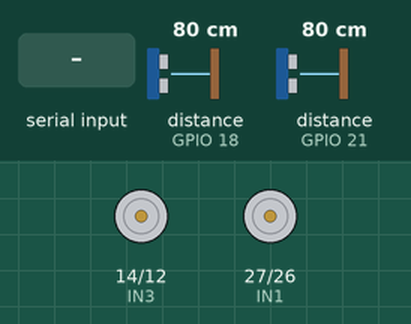
Simulated run of this sketch. Board: ESP32. Parts: motor-driver pin pairs drawn as motors (green arrow = first pin HIGH = forward, orange = second pin HIGH = backward, longer = more drive). Wiring (inferred from the names in the program): 2 × ultrasonic range finder: trigger GPIO 5, echo GPIO 18 / trigger GPIO 19, echo GPIO 21. The inputs (shaded band) are chosen by the test bench; at power-on: distance to the obstacle (sensors on GPIO 18, GPIO 21) 80 cm. The echo pulse lasts 58.3 µs per cm.

Above: at 1.2 s.
1.3 s: "F\n" received over Serial
At 2.3 s:
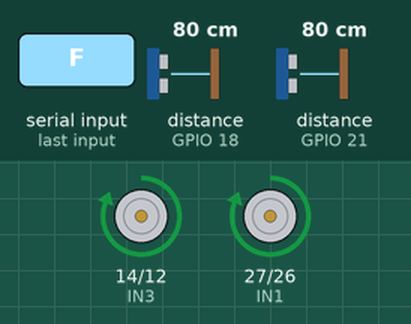
2.8 s: "B\n" received over Serial
At 4.0 s:
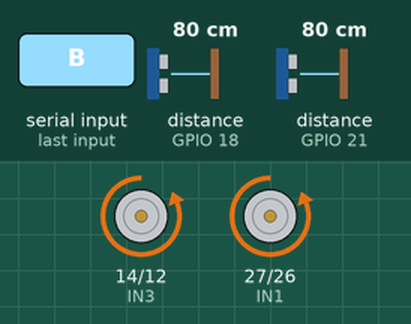
4.3 s: "L\n" received over Serial
At 4.9 s:
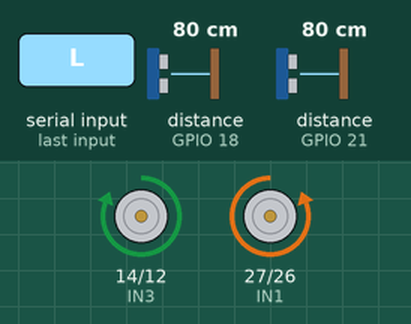
5.8 s: "R\n" received over Serial
At 6.9 s:
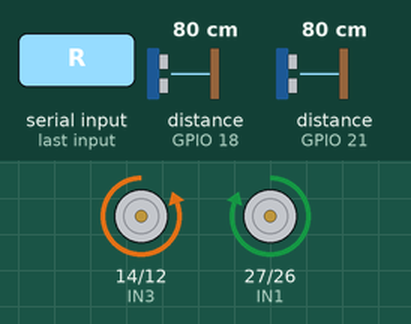
7.3 s: "S\n" received over Serial
At 7.7 s:
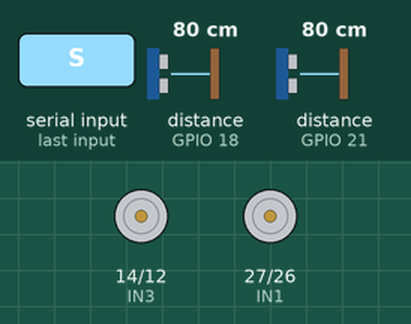
Timing chart, 0 to 9.8 s (numbered marks = the images above; inputs shaded):
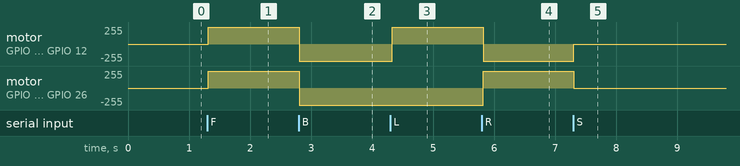

The sketch:

base_controller.ino
```cpp
/*
========================================
ESP32 Robot Base Controller
========================================
Controls:
- L298N motors
- 2 ultrasonic sensors
- UART communication with Pi
========================================
*/

// ================================
// MOTOR PINS
// ================================
#define IN1 27
#define IN2 26
#define IN3 14
#define IN4 12

// ================================
// FRONT ULTRASONIC
// ================================
#define TRIG_FRONT 5
#define ECHO_FRONT 18

// ================================
// REAR ULTRASONIC
// ================================
#define TRIG_REAR 19
#define ECHO_REAR 21

// ================================
// SAFETY DISTANCES
// ================================
const int FRONT_SAFE = 10;
const int REAR_SAFE  = 10;

// ================================
// GLOBALS
// ================================
String command = "";

char currentCommand = 'S';

unsigned long lastCommandTime = 0;

long frontDistance = 999;
long rearDistance  = 999;

// ================================
// SETUP
// ================================
void setup() {

  Serial.begin(115200);

  // Motor pins
  pinMode(IN1, OUTPUT);
  pinMode(IN2, OUTPUT);
  pinMode(IN3, OUTPUT);
  pinMode(IN4, OUTPUT);

  // Ultrasonic pins
  pinMode(TRIG_FRONT, OUTPUT);
  pinMode(ECHO_FRONT, INPUT);

  pinMode(TRIG_REAR, OUTPUT);
  pinMode(ECHO_REAR, INPUT);

  stopMotors();
}

// ================================
// MAIN LOOP
// ================================
void loop() {

  // ==============================
  // READ DISTANCES
  // ==============================

  frontDistance = getDistance(
      TRIG_FRONT,
      ECHO_FRONT
  );

  rearDistance = getDistance(
      TRIG_REAR,
      ECHO_REAR
  );

  // ==============================
  // READ UART
  // ==============================

  while(Serial.available()) {

    char c = Serial.read();

    if(c == '\n') {

      command.trim();

      processCommand(command);

      command = "";
    }
    else {

      command += c;
    }
  }

  // ==============================
  // WATCHDOG
  // ==============================

  /*if(millis() - lastCommandTime > 1000) {

    stopMotors();

    currentCommand = 'S';
  }*/

  // ==============================
  // EXECUTE MOTION
  // ==============================

  executeCommand();

  delay(20);
}

// ================================
// PROCESS COMMAND
// ================================
void processCommand(String cmd) {

  // ==============================
  // NODE DISCOVERY
  // ==============================

  if(cmd == "WHO_ARE_YOU") {

    Serial.println("BASE_NODE");
  }

  // ==============================
  // HEARTBEAT
  // ==============================

  else if(cmd == "PING") {

    Serial.println("PONG");
  }

  // ==============================
  // MOVEMENT
  // ==============================

  else if(cmd == "F") {

    currentCommand = 'F';

    lastCommandTime = millis();
  }

  else if(cmd == "B") {

    currentCommand = 'B';

    lastCommandTime = millis();
  }

  else if(cmd == "L") {

    currentCommand = 'L';

    lastCommandTime = millis();
  }

  else if(cmd == "R") {

    currentCommand = 'R';

    lastCommandTime = millis();
  }

  else if(cmd == "S") {

    currentCommand = 'S';

    stopMotors();

    lastCommandTime = millis();
  }
}

// ================================
// EXECUTE COMMAND
// ================================
void executeCommand() {

  switch(currentCommand) {

    case 'F':

      if(
          frontDistance != -1 &&
          frontDistance > FRONT_SAFE
      ) {

        moveForward();
      }
      else {

        stopMotors();

        static bool frontBlocked = false;

        if(!frontBlocked) {

            Serial.println("BLOCKED_FRONT");

            frontBlocked = true;
        }
      }

      break;

    case 'B':

      if(
        rearDistance !=-1 &&
        rearDistance > REAR_SAFE
      ) {
        moveBackward();
      }
      else {

        stopMotors();

        static bool rearBlocked = false;

        if(!rearBlocked) {

            Serial.println("BLOCKED_REAR");

            rearBlocked = true;
        }
      }

      break;

    case 'L':

      moveLeft();
      break;

    case 'R':

      moveRight();
      break;

    default:

      stopMotors();
      break;
  }
}

// ================================
// ULTRASONIC FUNCTION
// ================================
long getDistance(int trigPin, int echoPin) {

  digitalWrite(trigPin, LOW);
  delayMicroseconds(2);

  digitalWrite(trigPin, HIGH);
  delayMicroseconds(10);

  digitalWrite(trigPin, LOW);

  long duration = pulseIn(
      echoPin,
      HIGH,
      30000
  );

  // Timeout protection
  if(duration == 0) {
    return -1;
  }

  long distance = duration * 0.034 / 2;

  return distance;
}

// ================================
// MOTOR FUNCTIONS
// ================================
void stopMotors() {

  digitalWrite(IN1, LOW);
  digitalWrite(IN2, LOW);

  digitalWrite(IN3, LOW);
  digitalWrite(IN4, LOW);
}

void moveForward() {

  digitalWrite(IN1, HIGH);
  digitalWrite(IN2, LOW);

  digitalWrite(IN3, HIGH);
  digitalWrite(IN4, LOW);
}

void moveBackward() {

  digitalWrite(IN1, LOW);
  digitalWrite(IN2, HIGH);

  digitalWrite(IN3, LOW);
  digitalWrite(IN4, HIGH);
}

void moveLeft() {

  digitalWrite(IN1, LOW);
  digitalWrite(IN2, HIGH);

  digitalWrite(IN3, HIGH);
  digitalWrite(IN4, LOW);
}

void moveRight() {

  digitalWrite(IN1, HIGH);
  digitalWrite(IN2, LOW);

  digitalWrite(IN3, LOW);
  digitalWrite(IN4, HIGH);
}
```

Measured:
- after the input at 1.3 s, motor on GPIO 14 (IN3) / GPIO 12 (IN4), motor on GPIO 27 (IN1) / GPIO 26 (IN2): stopped → forward 255/255 at once
- after the input at 2.8 s, motor on GPIO 14 (IN3) / GPIO 12 (IN4), motor on GPIO 27 (IN1) / GPIO 26 (IN2): forward 255/255 → backward 255/255 at once
- after the input at 4.3 s, motor on GPIO 14 (IN3) / GPIO 12 (IN4): backward 255/255 → forward 255/255 at once
- after the input at 5.8 s, motor on GPIO 14 (IN3) / GPIO 12 (IN4): forward 255/255 → backward 255/255 at once; motor on GPIO 27 (IN1) / GPIO 26 (IN2): backward 255/255 → forward 255/255 at once
- after the input at 7.3 s, motor on GPIO 14 (IN3) / GPIO 12 (IN4): backward 255/255 → stopped at once; motor on GPIO 27 (IN1) / GPIO 26 (IN2): forward 255/255 → stopped at once
